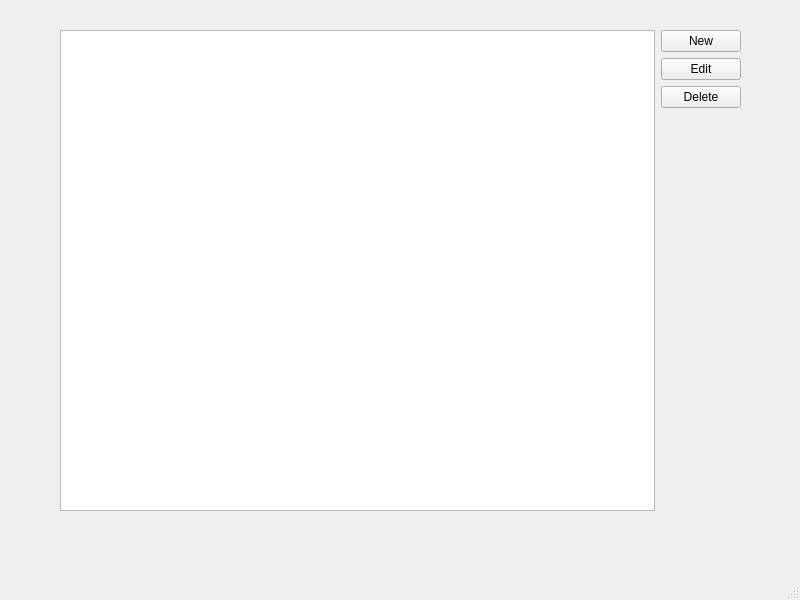
<?xml version="1.0" encoding="UTF-8"?>
<ui version="4.0">
 <class>MainWindow</class>
 <widget class="QMainWindow" name="MainWindow">
  <property name="geometry">
   <rect>
    <x>0</x>
    <y>0</y>
    <width>800</width>
    <height>600</height>
   </rect>
  </property>
  <property name="windowTitle">
   <string>MainWindow</string>
  </property>
  <widget class="QWidget" name="centralwidget">
   <widget class="QWidget" name="horizontalLayoutWidget">
    <property name="geometry">
     <rect>
      <x>60</x>
      <y>30</y>
      <width>681</width>
      <height>481</height>
     </rect>
    </property>
    <layout class="QHBoxLayout" name="horizontalLayout">
     <item>
      <widget class="QTableWidget" name="tblCategories"/>
     </item>
     <item>
      <layout class="QVBoxLayout" name="verticalLayout">
       <item>
        <widget class="QPushButton" name="btnNew">
         <property name="text">
          <string>New</string>
         </property>
        </widget>
       </item>
       <item>
        <widget class="QPushButton" name="btnEdit">
         <property name="text">
          <string>Edit</string>
         </property>
        </widget>
       </item>
       <item>
        <widget class="QPushButton" name="btnDelete">
         <property name="text">
          <string>Delete</string>
         </property>
        </widget>
       </item>
       <item>
        <spacer name="verticalSpacer">
         <property name="orientation">
          <enum>Qt::Vertical</enum>
         </property>
         <property name="sizeHint" stdset="0">
          <size>
           <width>20</width>
           <height>40</height>
          </size>
         </property>
        </spacer>
       </item>
      </layout>
     </item>
    </layout>
   </widget>
  </widget>
  <widget class="QMenuBar" name="menubar">
   <property name="geometry">
    <rect>
     <x>0</x>
     <y>0</y>
     <width>800</width>
     <height>26</height>
    </rect>
   </property>
  </widget>
  <widget class="QStatusBar" name="statusbar"/>
 </widget>
 <resources/>
 <connections/>
</ui>
